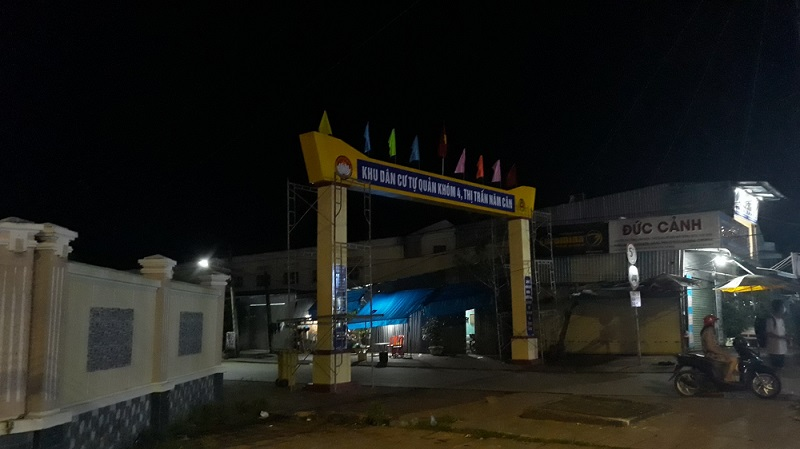
#> input picture brightness/test.jpg, 800 x 449 px
$ jupyter execute brightness.ipynb
#> lines starting #> are read from the running program, lines starting #| are printed output that depends on the picture; after the words box and inside, x2 and y2 are one past the last pixel; in counts of white or black regions, pixels touching at a corner belong together
#> further down, img is the input picture: shape (449, 800, 3); mean B, G, R 27.5, 31, 30.7
### brightness/bright.py
import cv2
import numpy as np

THRESH1 = 170
THRESH2 = 100

def CheckBright(frame):
    hsv = cv2.cvtColor(frame, cv2.COLOR_BGR2HSV)
#> hsv: shape (449, 800, 3); mean H, S, V 67.5, 119.8, 35.2
    hist = cv2.calcHist([hsv], [2], None, [256], [0, 256])
#> hist = 256 values, max 40097 at index 3, min 16 at index 220, mean 1403.1

    sum = np.sum(hist)
#> sum = 359200
    dark = 0
    bright = 0
    for i in range(0, 65):
        dark += hist[i, 0]
#> this loop made 65 passes
#> dark on passes 1 to 12: 481, 5178, 26220, 66317, 89469, 107238, 118939, 126858, 131924, 136045, 139657, 143296
#> after the loop, dark = 285230
    for i in range(230, 255):
        bright += hist[i, 0]
#> this loop made 25 passes
#> bright on passes 1 to 12: 30, 52, 90, 120, 151, 178, 217, 259, 295, 325, 354, 385
#> after the loop, bright = 960
    dark_per = dark / sum
#> dark_per = 0.794
    bright_per = bright / sum
#> bright_per = 0.00267

    # Compare to THRESHOLD
    if dark_per > 0.40:
        result = 'Dark'
        mean = dark_per
#> mean = 0.794
    elif bright_per > 0.40:
        result = 'Bright'
        mean = bright_per
    else:
        result = 'Ok'
        mean = dark_per
    return result, mean

### brightness/brightness.ipynb
## Detect bright or dark

[cell 1]
from bright import CheckBright
import cv2

img = cv2.imread('test.jpg')
CheckBright(img)
#> Out = ('Dark', 0.794)

## Change contrast & brightness (recommend)

[cell 2]
import cv2
from matplotlib import pyplot as plt
image = cv2.imread("test.jpg")
alpha = 2 # Contrast control (1.0-3.0)
beta = 0 # Brightness control (0-100)

cv2.putText(image, "alpha: " + str(alpha), (0, 30), cv2.FONT_HERSHEY_SIMPLEX, 1, (255, 0, 255), 2, cv2.LINE_AA)
cv2.putText(image, "beta: " + str(beta), (0, 70), cv2.FONT_HERSHEY_SIMPLEX, 1, (255, 0, 255), 2, cv2.LINE_AA)
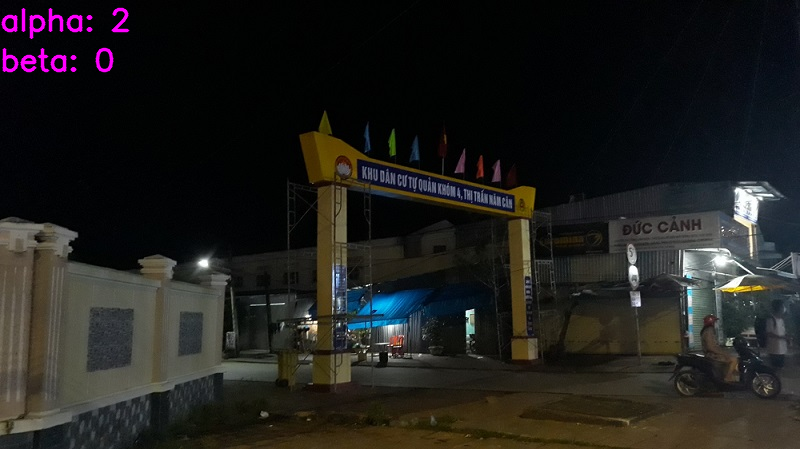
#> image: shape (449, 800, 3); mean B, G, R 28.8, 31, 32

img_output = cv2.convertScaleAbs(image, alpha=alpha, beta=beta)
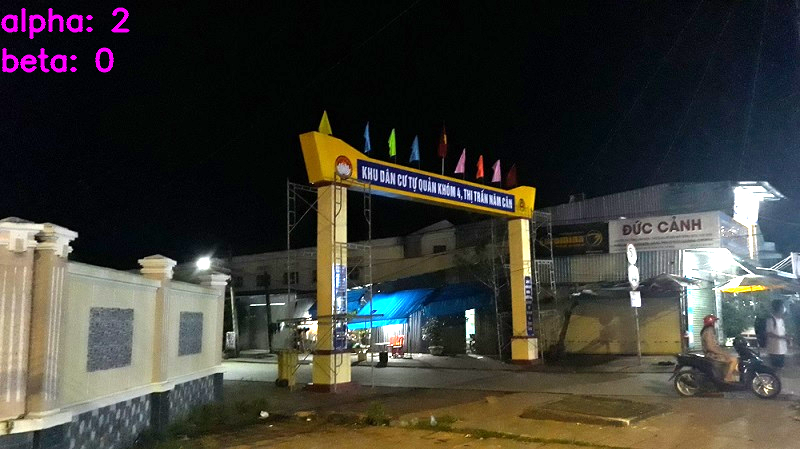
#> img_output: shape (449, 800, 3); mean B, G, R 54.6, 60.4, 61.3
plt.imshow(cv2.cvtColor(img_output, cv2.COLOR_BGR2RGB))
cv2.imwrite("output.jpg", img_output)
#> Out = True

## Equalize hist (NOT recommend)

[cell 3]
import cv2
import numpy as np

img = cv2.imread('test.jpg')

img_yuv = cv2.cvtColor(img, cv2.COLOR_BGR2YUV)
#> img_yuv: shape (449, 800, 3); mean of channels 0, 1, 2 30.5, 126.6, 128.1

# equalize the histogram of the Y channel
img_yuv[:,:,0] = cv2.equalizeHist(img_yuv[:,:,0])
#> img_yuv: shape (449, 800, 3); mean of channels 0, 1, 2 132.2, 126.6, 128.1


# convert the YUV image back to RGB format
img_output = cv2.cvtColor(img_yuv, cv2.COLOR_YUV2BGR)
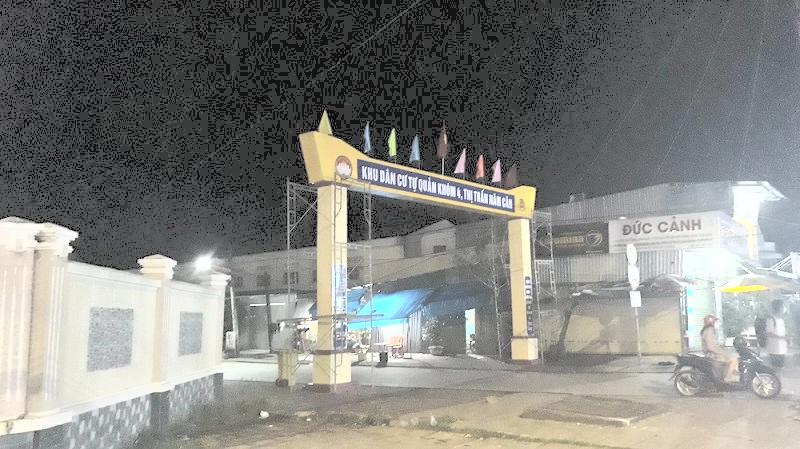
#> img_output: shape (449, 800, 3); mean B, G, R 129, 132.7, 132.3

cv2.putText(img_output, "equalizeHist", (0, 30), cv2.FONT_HERSHEY_SIMPLEX, 1, (0, 0, 255), 2, cv2.LINE_AA)
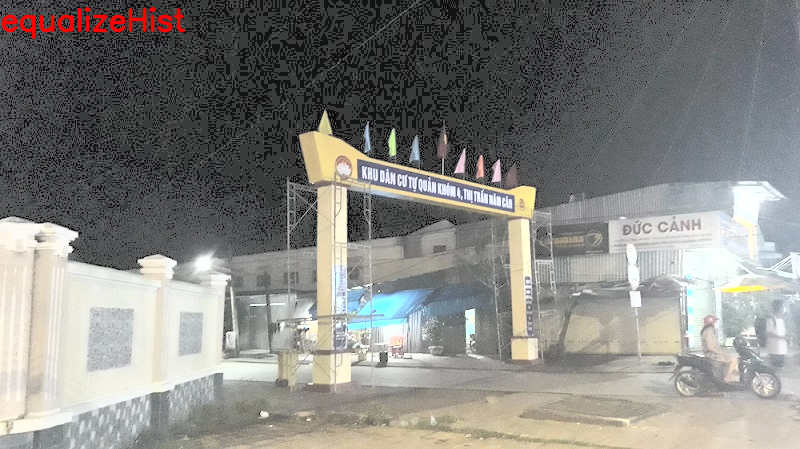
#> img_output: shape (449, 800, 3); 0.66% of pixels changed, all inside (x1, y1, x2, y2) = (1, 7, 186, 40)
plt.imshow(cv2.cvtColor(img_output, cv2.COLOR_BGR2RGB))
cv2.imwrite("output.jpg", img_output)
#> Out = True
